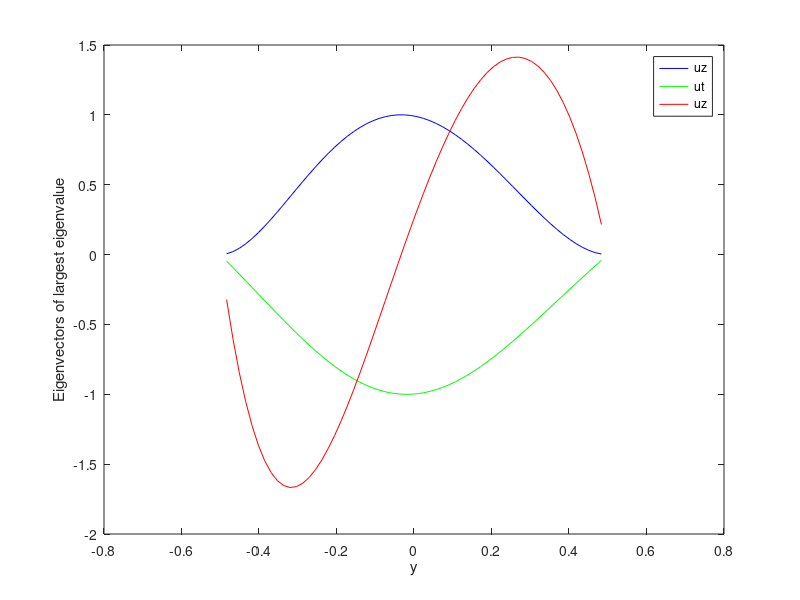
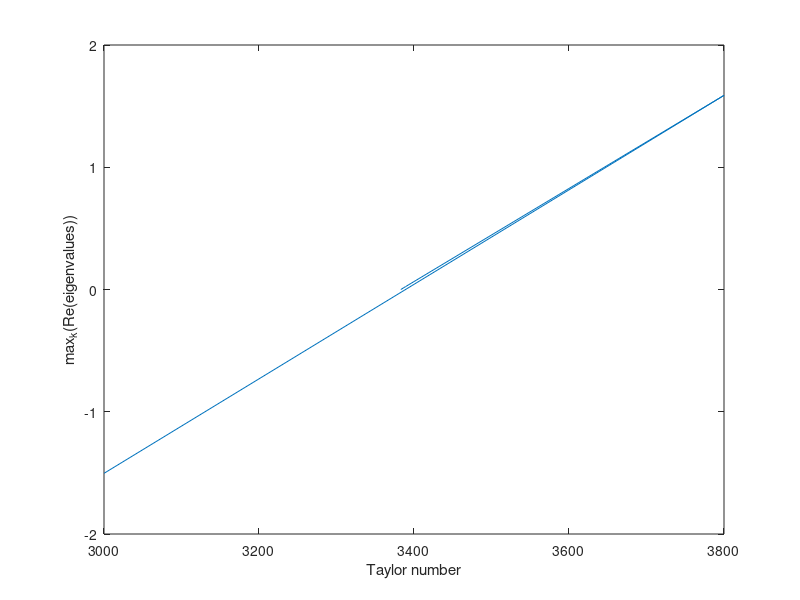

The MATLAB source for these figures, in order:
% Solving the Eigenvalue problem for the Taylor-Couette instability

N=60; %number interior points
dz=1/(N+1);
y=[-0.5+dz:dz:0.5-dz];

% assembling matrices:
I=eye(N);
halfMinusY = 0.5 * I - diag(y);
Zero=zeros(N);
D1=Zero;
for ii=1:N-1
 D1(ii,ii+1) =  1;
 D1(ii+1,ii) = -1;
end
D1=D1/dz;
D2=-2*eye(N);
for ii=1:N-1
 D2(ii,ii+1) = 1;
 D2(ii+1,ii) = 1;
end
D2=D2/dz^2;
D4=6*eye(N);
for ii=1:N-1
 D4(ii,ii+1) = -4;
 D4(ii+1,ii) = -4;
 if ( ii <= N-2)
  D4(ii,ii+2) = 1;
  D4(ii+2,ii) = 1;
 end
end

% no-slip BC + continuity:
D4(1,1) = 7;
D4(N,N) = 7;

D4=D4/dz^4;

T = 3000; % initial value Taylor number
for it=1:5
 % secant method
 if (it == 2)
  T = 3800; % second initial value Taylor number
 elseif (it > 2)
  T += -maxk(it-1) * (TT(it-1) - TT(it-2)) /(maxk(it-1) - maxk(it-2));
 end;

 kk=[2:0.1:4];
 for ik=1:length(kk)
  k=kk(ik);
  M = [[ D2-k^2*I Zero ]; [Zero I ] ];
  L = [[ (D4-2*k^2*D2+k^4*I) T*halfMinusY*k^2*I]; [-1*I D2-k^2*I] ];
  eiv=eig(L,M);
  sorted = unique(real(eiv));
  tx(ik)  = sorted( length(sorted) ); % max eigenvalue
  tx2(ik) = sorted( length(sorted)-1 );
  tx3(ik) = sorted( length(sorted)-2 );
  [ev,D]=eig(L,M); % getting the eigenvectors ev and eigenvalued diagonal matrix D

  % finding eigenvector to max (most unstable) eigenvalue:
  imax=-1;
  for iv=1:2*N
   if (real(D(iv,iv)) == tx(ik))
    imax = iv;
   elseif (real(D(iv,iv)) > tx(ik))
    imax = -13
    quit;
   end;
  end;

  % getting normalized eigenvectors for ur and utheta:
  ur=ev(1:N,imax);
  ur = ur / max(abs(ur));
  utheta=ev(N+1:2*N,imax);
  utheta = utheta / max(abs(utheta));

  % finding uz through continuity:
  uz = -(1/k) * D1 * ur;
 end;

 TT(it) = T;
 maxk(it) = max(tx);

 if (abs(maxk(it)) < 0.01)
  display('Found critical Taylor number:');
  T
  % plotting eigenvectors:
  figure(1)
  plot(y,ur,'b');
  hold all;
  plot(y,utheta,'g');
  plot(y,uz,'r');
  xlabel("y");
  ylabel("Eigenvectors of largest eigenvalue");
  legend("uz","ut","uz");
  break;
 end
%plot(z,sin(z*pi),'ro')
% plot(kk,tx,"b");plot(kk,tx2,"g");plot(kk,tx3,"r");legend("max","2nd","3d");
% plot(kk,tx);
end;
figure(2);
plot(TT, maxk);
xlabel("Taylor number");
ylabel("max_k(Re(eigenvalues))");
